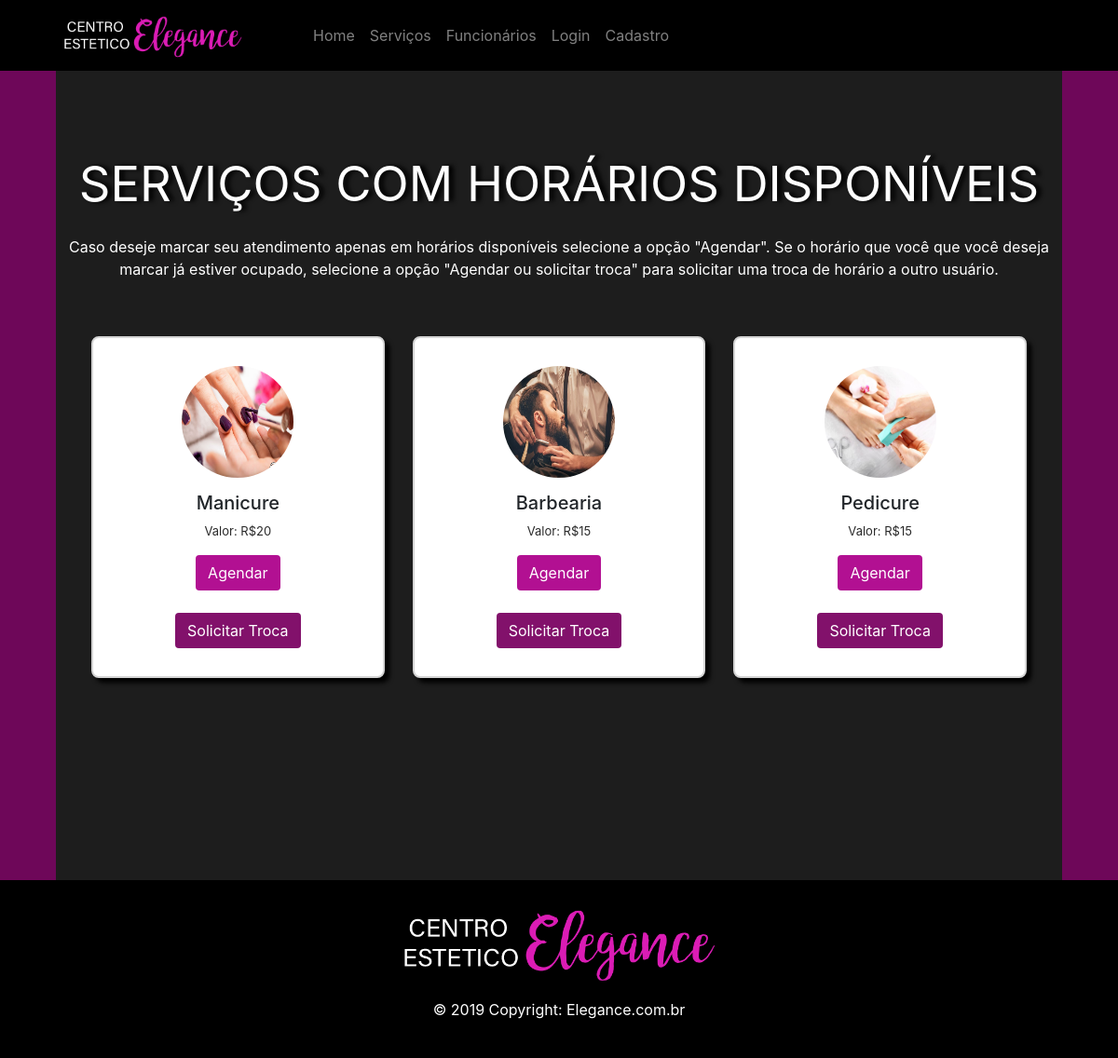
/servicos/index, run on the app's committed database.
### tables this page shows
CREATE TABLE IF NOT EXISTS `servico` (
  `idServico` int(11) NOT NULL AUTO_INCREMENT,
  `descServico` varchar(35) NOT NULL,
  `valorServico` float NOT NULL,
  `imagemServico` varchar(30) NOT NULL,
  PRIMARY KEY (`idServico`)
);

### app/site/controllers/Servicos.php (called while the page is built, shortened)
<?php
class Servicos {
    private $dados;
    public function index() {
        $listar = new \Site\Models\Logos();
        $this->dados['logos'] = $listar->listar();
        $listar = new \Site\Models\Servico();
        $this->dados['servico'] = $listar->listar();
        $listar = new \Site\Models\Funcionario();
        $this->dados['funcionario'] = $listar->listar();
        $listar = new \Site\Models\Horario();
        $this->dados['horario'] = $listar->listar();
        $carregarView = new \Config\ConfigView("servicos/index", $this->dados);
        $carregarView->renderizar();
    }
}

### index.php (called while the page is built, shortened)
<?php
    $url = new Home();
    $url->carregar();

### app/site/models/helper/ModelsRead.php (called while the page is built, shortened)
<?php
class ModelsRead extends ModelsConn {
    private $select;
    private $values;
    private $query;
    public function exeReadEspecifico($query, $parseString = null) {
        if (!empty($parseString)) {
            parse_str($parseString, $this->values);
        }
        $this->select = (string) $query;
        $this->executarInstrucao();
    }
    private function conexao(){
        $this->conn = parent::getConn();
        $this->query = $this->conn->prepare($this->select);
        $this->query->setFetchMode(PDO::FETCH_ASSOC);
    }
    private function getInstrucao(){
        if ($this->values) {
            foreach ($this->values as $link => $valor) {
                if ($link == 'limit' || $link == 'offset') {
                    $valor = (int)$valor;
                }
                $this->query->bindValue(":{$link}", $valor, (is_int($valor) ? PDO::PARAM_INT : PDO::PARAM_STR));
            }
        }
    }
    private function executarInstrucao(){
        $this->conexao();
        try{
            $this->query->execute();
            $this->result = $this->query->fetchAll();
        }catch (PDOException $e){
            $this->result = null;
            $this->msg =  "<strong>Erro ao Ler dados:</strong> {$e->getMessage()}";
        }
    }
}

### app/site/models/helper/ModelsConn.php (called while the page is built, shortened)
<?php
class ModelsConn{
    public static $host = HOST;
    public static $dbname = DBNAME;
    public static $user = USER;
    public static $pass = PASS;
    public static $conexao = null;
    private static function conectar(){
        try{
            if (self::$conexao == null) {
                self::$conexao = new PDO('mysql:host=' . self::$host . ';dbname=' . self::$dbname
                    .";charset=utf8", self::$user, self::$pass);
            }
        }catch (Exception $e) {
            echo $e->getMessage();
            die;
        }
        return self::$conexao;
    }
    public function getConn(){
        return self::conectar();
    }
}

### app/site/models/Servico.php (called while the page is built, shortened)
<?php
class Servico{
    private $tabela = "servico";
    private $result;
    public function listar(){
        $listar = new \Site\models\helper\ModelsRead();
        $listar->exeReadEspecifico("SELECT ca.*
                          FROM {$this->tabela} ca
                          ORDER BY ca.idServico ASC");
        $this->result['servico'] = $listar->getResult();
        return $this->result['servico'];
    }
}

### app/site/views/servicos/index.php (the view, shortened to what this page needs)
<main role="main">
<section class="our-webcoderskull padding-lg" style="margin-top: 30px">
  <div class="container">
    <div class="row heading heading-icon">
        <h2><label style="text-shadow: 5px 0px 5px black;">Serviços com horários disponíveis</label></h2>
        <p style="margin-top: -60px; margin-bottom: 60px; text-align: center; color: white">Caso deseje marcar seu atendimento apenas em horários disponíveis selecione a opção "Agendar". Se o horário que você que você deseja marcar já estiver ocupado, selecione a opção "Agendar ou solicitar troca" para solicitar uma troca de horário a outro usuário.</p>
    </div>
    <ul class="row m-2 text-center">
      <?php
        foreach ($this->dados['servico'] as $servico) {
      ?>
      <li class="col-md-8 col-lg-4">
          <div class="cnt-block equal-hight" style=" border-radius: 8px; box-shadow: 5px 5px 5px black;">
            <figure><img src="<?= URL. 'assets/img/servicos/'.$servico['imagemServico']; ?>" class="img-responsive" alt=""></figure>
            <h5 style="white-space: nowrap;"><?php echo $servico['descServico']; ?></h5>
            <p>Valor: R$<?php echo $servico['valorServico']; ?></p>
              <a id="botaoBusca" class="btn" <?php
                if(empty($_SESSION['idCliente'])){
                  echo "data-target='.bd-example-modal-sm' data-toggle='modal'";
                }else{
                  echo "href='".URL."servicos/agendarServico/".$servico['idServico']."'";
                }?>> Agendar</a>
              <br><br>
              <a id="botaoBusca3" class="btn" <?php
                if(empty($_SESSION['idCliente'])){
                  echo "data-target='.bd-example-modal-sm' data-toggle='modal'";
                }else{
                  echo "href='".URL."servicos/agendarTrocarServico/".$servico['idServico']."'";
                }?>> Solicitar Troca</a>
          </div>
      </li>
      <?php } ?>
    </ul>
  </div>
</section>
  <div style="height: 120px"></div>
</main>

### assets/css/menu.css (style rules this page uses)
html { height: 100%; }
body { min-height: 100%; display: flex; flex-direction: column; background-color: #6e0759; }
#botaoBusca { background-color: #b21092; color: white }
#botaoBusca3 { background-color: #82116b; color: white }

### assets/css/agendamento.css (style rules this page uses)
.row.heading h2 { color: #fff; font-size: 52.52px; line-height: 95px; font-weight: 400; text-align: center; margin: 0 0 40px; padding-bottom: 20px; text-transform: uppercase; }
ul { margin:0; padding:0; list-style:none; }
.heading.heading-icon { display: block; }
.padding-lg { display: block; padding-top: 60px; padding-bottom: 60px; }
.our-webcoderskull .cnt-block { float:left; width:100%; background:#fff; padding:30px 20px; text-align:center; border:2px solid #d5d5d5; margin: 0 0 28px; }
.our-webcoderskull .cnt-block figure { width:120px; height:120px; border-radius:100%; display:inline-block; margin-bottom: 15px; }
.our-webcoderskull .cnt-block img { width:120px; height:120px; border-radius:100%; }
.our-webcoderskull .cnt-block p { color:#2a2a2a; font-size:13px; line-height:20px; font-weight:400; }

### assets/css/funcionarios.css (style rules this page uses)
section { padding: 60px 0; }

### data on the page
servico: imagemServico (picture), descServico "Manicure", valorServico "20"
servico: imagemServico (picture), descServico "Barbearia", valorServico "15"
servico: imagemServico (picture), descServico "Pedicure", valorServico "15"
